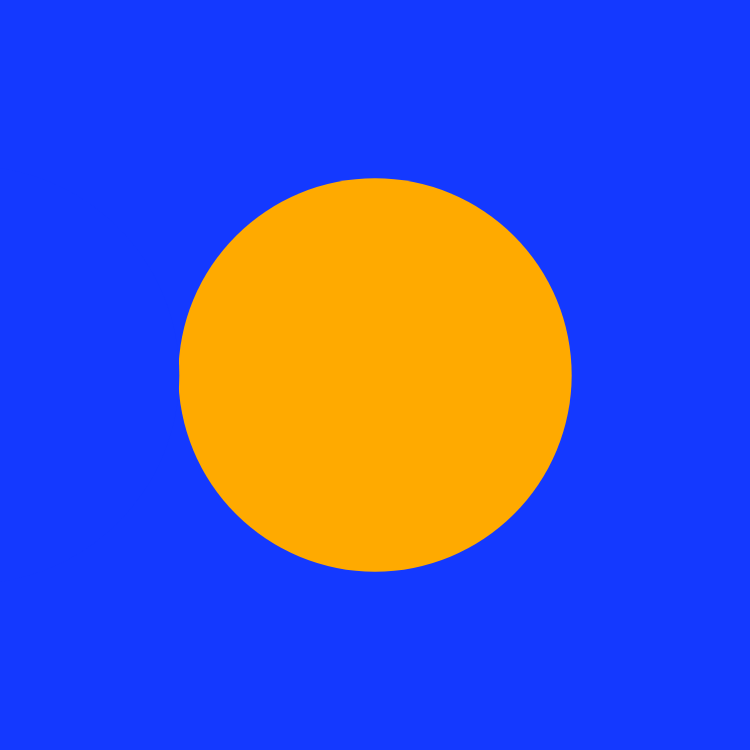
Frame 1 (no input)
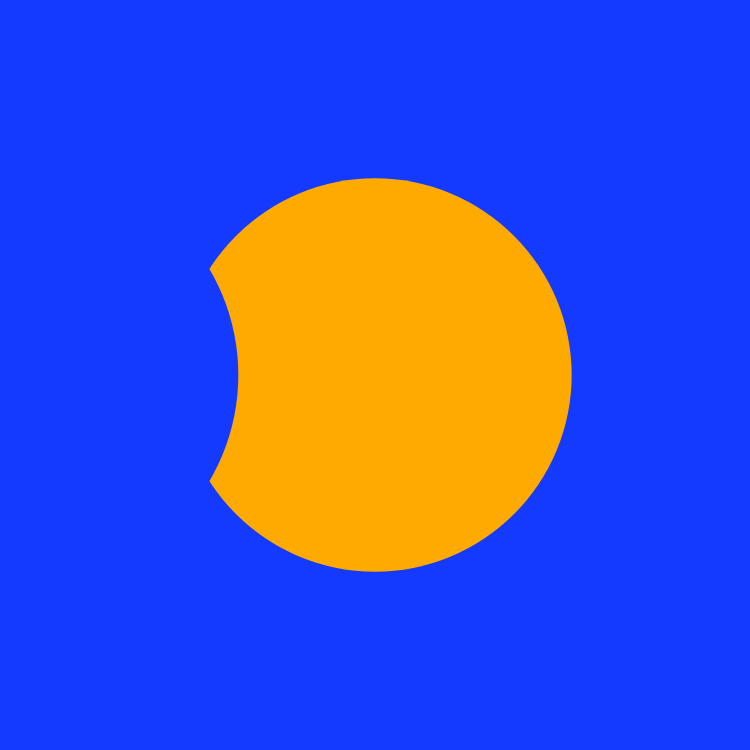
Frame 60 (no input)
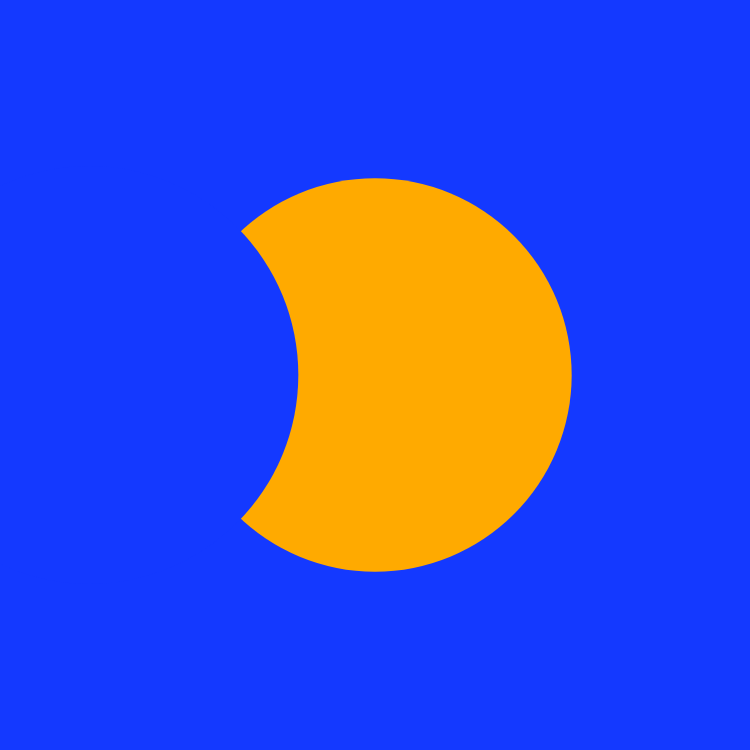
Frame 120 (the mouse pressed at the canvas centre since frame 60)

The p5.js sketch that drew these frames (run headless with seeded random() and noise() and a simulated clock; from frame 60 on, the mouse is pressed at the canvas centre):

// p5.js sketch
// ── sketch.js
// Eclipse Date: 16 Jul 2186
// Solar Eclipse Animation without Slider but using timer

// Canvas size constant
let canvasSize = 750;

// Function to convert radius to diameter
function convertRadiusToDiameter(radius) {
  return radius * 2;
}

// Function to convert hours, minutes, and seconds to decimal hours
function convertHMSToDecimalHours(hours, minutes, seconds) {
  const minutesInAnHour = 60;
  const secondsInAnHour = 3600;
  return hours + (minutes / minutesInAnHour) + (seconds / secondsInAnHour);
}

// Astronomical data for sun and moon (in decimal degrees)
let sunAngularRadius = convertHMSToDecimalHours(0, 15, 44.1);
let moonAngularRadius = convertHMSToDecimalHours(0, 16, 43.2);
let gamma = -0.23964;  // Gamma value affecting moon's position

// Variables for canvas and astronomical calculations
let sunCanvasSize;
let moonCanvasSize;
let moonPositionX;
let moonPositionY;
let absoluteGamma;
let direction;
let xPosition;
let isTotalEclipse;

// Constants for gamma limits
const minGamma = 1.0266174;
const maxGamma = 1.56;

// Convert angular sizes of the sun and moon to canvas sizes
sunCanvasSize = convertRadiusToDiameter(sunAngularRadius) * canvasSize;
moonCanvasSize = convertRadiusToDiameter(moonAngularRadius) * canvasSize;

// Non-central eclipse limit
let nonCentralEclipseLimit;
let totalEclipseIndicator;

// Check for total or non-central eclipse
if (moonCanvasSize <= sunCanvasSize) {
  nonCentralEclipseLimit = (sunCanvasSize - moonCanvasSize) / 2;
  totalEclipseIndicator = 0;
} else {
  nonCentralEclipseLimit = (sunCanvasSize - moonCanvasSize) / 2 * -1;
  totalEclipseIndicator = 1;
}

// Penumbral limit for the moon's position
let penumbralLimit = sunCanvasSize - (sunCanvasSize - moonCanvasSize) / 2;

// Setup function to initialize canvas and calculate moon's position
function setup() {
  // Create canvas
  createCanvas(canvasSize, canvasSize);
  
  // Set stroke properties
  noStroke();
  
  // Absolute value of gamma to calculate the moon's vertical position
  absoluteGamma = Math.abs(gamma);
  
  // Determine if the eclipse is in the northern hemisphere (gamma > 0) or southern hemisphere (gamma < 0)
  if (gamma > 0) {
    direction = 1;  // North (right to left)
  } else {
    direction = 0;  // South (left to right)
  }
  
  // If gamma is less than the non-central limit, keep the moon centered
  if (absoluteGamma < minGamma) {
    moonPositionY = 0;
  } else {
    // Otherwise, map the gamma value to determine the moon's vertical position
    moonPositionY = map(absoluteGamma, minGamma, maxGamma, nonCentralEclipseLimit, penumbralLimit);
  }
  
  // Initial x position of the moon for animation
  xPosition = penumbralLimit * -1;
}

// Draw function to render the sun and moon on the canvas
function draw() {
  // Define colors for the moon and sky
  let moonColor = color("#000000");
  let skyColor = color("#1439FF");
  
  // Ensure the x position is within the penumbral limit
  if (xPosition >= penumbralLimit) {
    xPosition = penumbralLimit * -1;
  }
  
  // Animation logic for the moon's horizontal position
  if (xPosition >= -20 && xPosition <= 20) {
    xPosition += 0.1;
  } else {
    xPosition += 1;
  }
  
  // Update the moon's position based on the hemisphere direction
  if (direction === 1) {
    moonPositionX = xPosition;
  } else {
    moonPositionX = -xPosition;
  }
  
  // Check if it's a total eclipse or a non-central eclipse
  if ((xPosition <= nonCentralEclipseLimit && xPosition >= -nonCentralEclipseLimit) && totalEclipseIndicator) {
    // Set background to black during total eclipse
    background(0);
    
    // Draw the corona with a gradient effect
    fill(color("#EC8C00"));
    circle(canvasSize / 2, canvasSize / 2, sunCanvasSize + (canvasSize / 4) - 50);
  } else {
    // Set background to sky color during partial eclipse
    background(skyColor);
    moonColor = skyColor;
  }
  
  // Draw the sun (yellow circle)
  fill(color("rgb(255, 170, 0)"));
  circle(canvasSize / 2, canvasSize / 2, sunCanvasSize);
  
  // Draw the moon (black circle with transparency during the eclipse)
  fill(moonColor);
  circle(canvasSize / 2 - moonPositionX, canvasSize / 2 - moonPositionY, moonCanvasSize);
}
